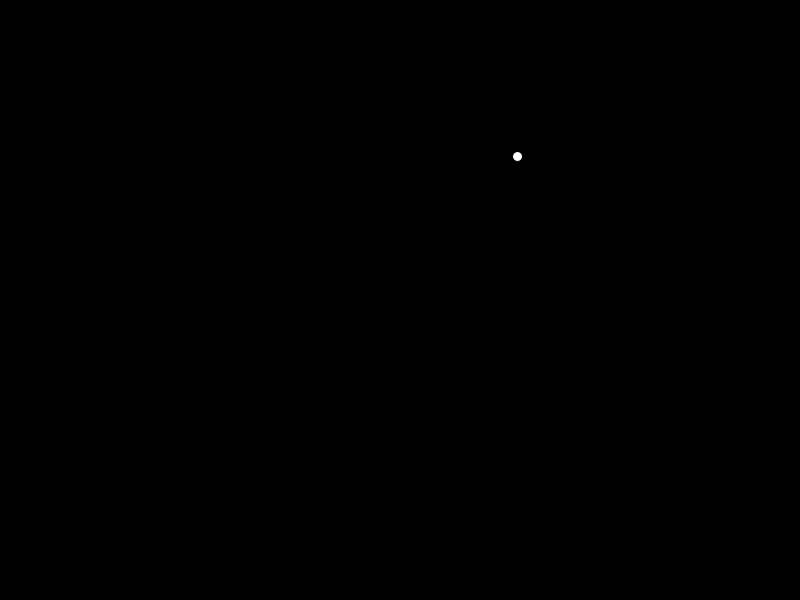
Frame 1 (no input)
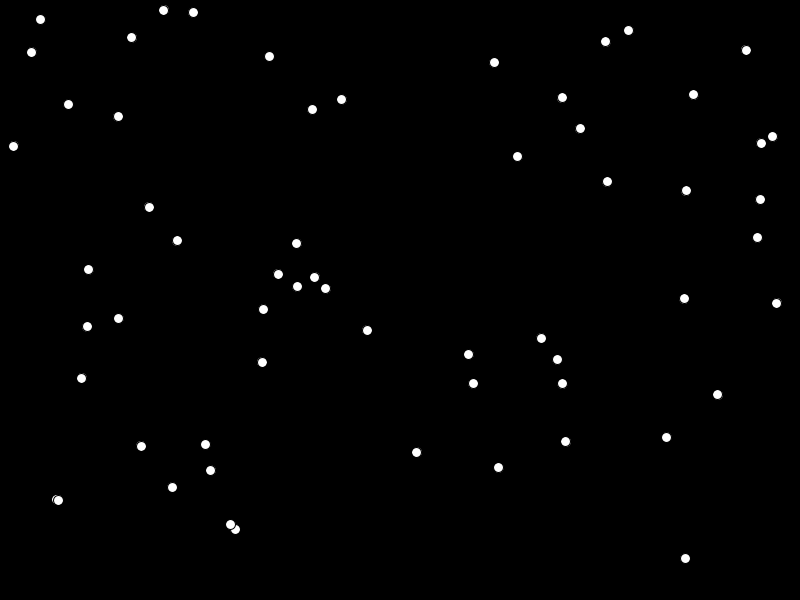
Frame 60 (the mouse pressed at the canvas centre just before this capture)
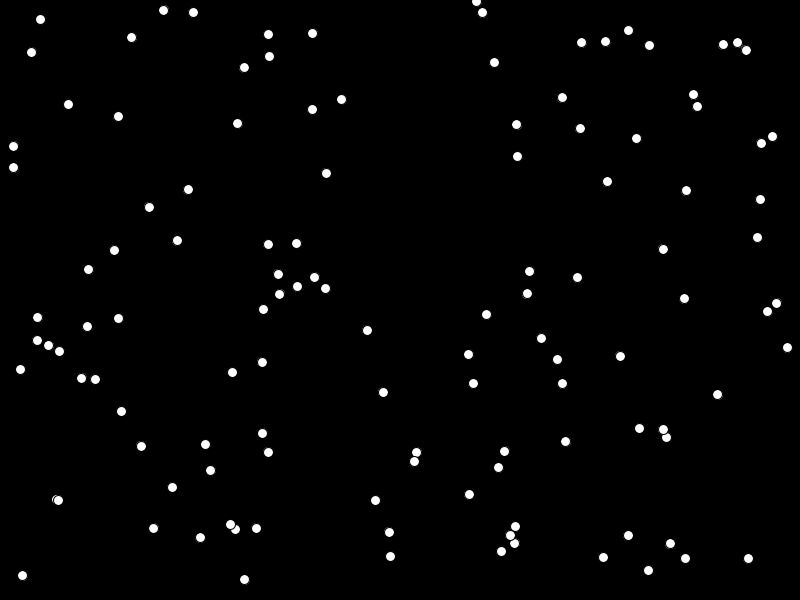
Frame 120 (the mouse held since frame 60 and released just before this capture)

The Processing sketch that drew these frames (run headless with seeded random() and noise(); from frame 60 on, the mouse is pressed at the canvas centre):

// Processing sketch: sketch___sketch_experimental_01
// ── sketch___sketch_experimental_01.pde
float taille = 0;

void setup() {

  size(800, 600);
  background(0, 0, 0);
}

void draw () {

  float rayonx = random(1, width);
  float rayony = random(1, height);

  stroke(0, 0, 0);
  ellipse(rayonx, rayony, 10, 10);
}
